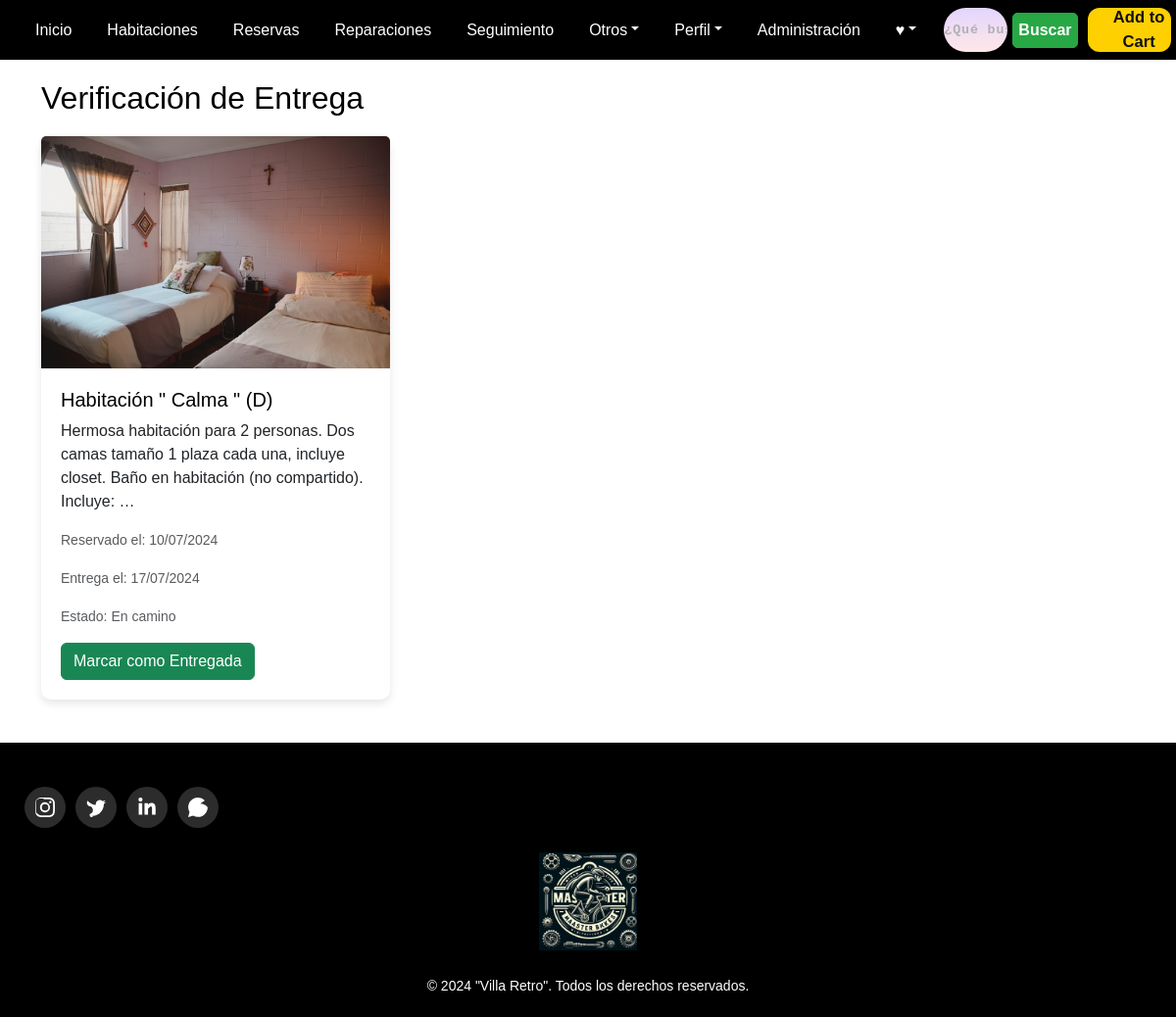
The page /verificacion_entrega/ (signed in) on the database its author committed.
### masterbikes/models.py (models this page shows, shortened)
class Reserva(models.Model):
    usuario = models.ForeignKey(User, on_delete=models.CASCADE)
    bicicleta = models.ForeignKey(Bicicleta, on_delete=models.CASCADE)
    fecha_solicitud = models.DateTimeField(auto_now_add=True)
    fecha_entrega = models.DateTimeField()
    entregada = models.BooleanField(default=False)
    estado = models.CharField(max_length=50, default='En camino')

class Bicicleta(models.Model):
    nombre = models.CharField(max_length=100)
    descripcion = models.TextField()
    precio = models.DecimalField(max_digits=10, decimal_places=3)
    imagen = models.ImageField(upload_to='bicicletas/')

### masterbikes/views.py (the view)
# urls.py: path('verificacion_entrega/', views.verificacion_entrega, name='verificacion_entrega'),
@login_required
def verificacion_entrega(request):
    reservas = Reserva.objects.filter(usuario=request.user)
    return render(request, 'masterbikes/Vistas/verificacion_entrega.html', {'reservas': reservas})

### masterbikes/Templates/masterbikes/Vistas/verificacion_entrega.html (shortened to what this page needs)
{% load static %}
<!DOCTYPE html>
<html lang="es">
<head>
    {% load bootstrap5 %}
    {% bootstrap_css %}
    <link rel="stylesheet" href="{% static 'css/styles.css' %}">
    <link rel="stylesheet" href="{% static 'css/stylesIncludes.css' %}">
</head>
<body>
    {% include 'masterbikes/includes/header.html' %}
    <main class="main">
        <div class="container">
            <h2>Verificación de Entrega</h2>
            <div class="row">
                {% for reserva in reservas %}
                <div class="col-md-4">
                    <div class="card mb-4">
                        <img src="{{ reserva.bicicleta.imagen.url }}" class="card-img-top bicicleta-img" alt="{{ reserva.bicicleta.nombre }}">
                        <div class="card-body">
                            <h5 class="card-title">{{ reserva.bicicleta.nombre }}</h5>
                            <p class="card-text">{{ reserva.bicicleta.descripcion|truncatewords:20 }}</p>
                            <p class="card-text"><small class="text-muted">Reservado el: {{ reserva.fecha_solicitud|date:"d/m/Y" }}</small></p>
                            <p class="card-text"><small class="text-muted">Entrega el: {{ reserva.fecha_entrega|date:"d/m/Y" }}</small></p>
                            <p class="card-text"><small class="text-muted">Estado: {{ reserva.estado }}</small></p>
                            {% if not reserva.entregada %}
                                {% if user.is_staff %}
                                <a href="{% url 'marcar_entregada' reserva.pk %}" class="btn btn-success">Marcar como Entregada</a>
                                {% endif %}
                            {% else %}
                            <p class="card-text"><small class="text-muted">Estado: Entregada</small></p>
                            {% endif %}
                        </div>
                    </div>
                </div>
                {% endfor %}
            </div>
        </div>
    </main>
    {% include 'masterbikes/includes/footer.html' %}
</body>
</html>

### masterbikes/Static/css/styles.css (style rules this page uses)
body { background-color: #f0f8ff; font-family: 'Arial', sans-serif; }
.main { padding: 20px; background-color: #ffffff; }
.card { margin-bottom: 20px; }
h2 { font-size: 2rem; margin-bottom: 20px; color: #000000; }
.card { border: none; border-radius: 10px; box-shadow: 0 4px 8px rgba(0, 0, 0, 0.1); }
.card-body { padding: 20px; }
.card-title { font-size: 1.25rem; color: #000000; }
.card-text { margin-bottom: 15px; }

### rows shown on the page
Reserva: bicicleta.imagen (picture), bicicleta.nombre "Habitación \" Calma \" (D)", bicicleta.descripcion "Hermosa habitación para 2 personas. Dos camas tamaño 1 plaza cada una, incluye closet. Baño en habitación (no compartido). Incluye: …", fecha_solicitud "10/07/2024", fecha_entrega "17/07/2024", estado "En camino", entregada "Marcar como Entregada"
